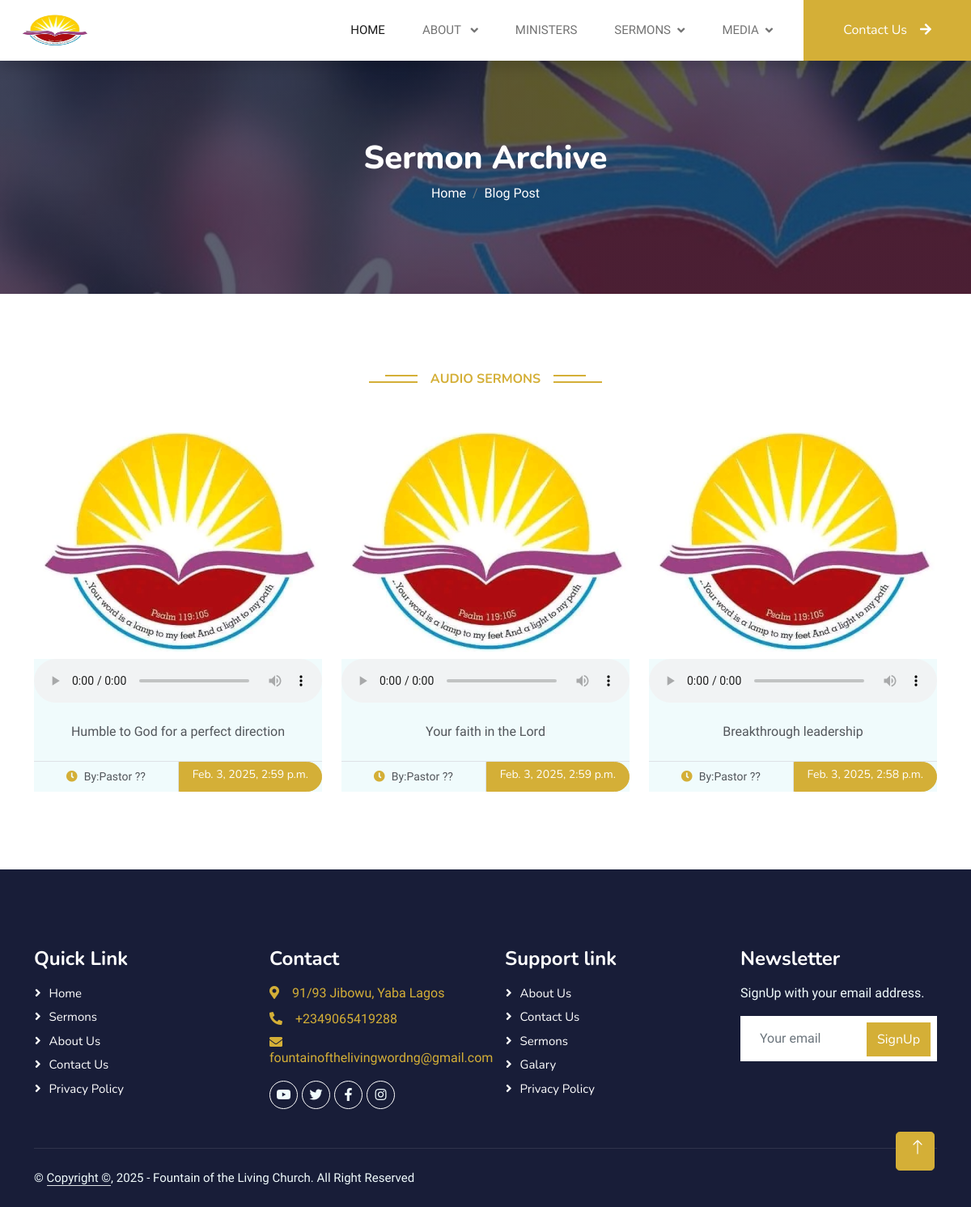
Page /audio_sermons/ on the committed database.
### fountain/models.py (models this page shows, shortened)
class ChurchAudioSermons(models.Model):
    audio_Sermons_time = models.CharField(max_length=255, blank=True, null=True)
    audio_sermons_title = models.TextField(max_length=255)
    audio_sermons_preach_by = models.CharField(max_length=100, blank=True, null=True)
    audio_sermons = models.FileField(upload_to='audio/')
    audio_sermons_publish_date = models.DateTimeField (auto_now_add= True)
    audio_sermons_author = models.ForeignKey(User, on_delete=models.CASCADE)
    class Meta:
        ordering =['-audio_sermons_publish_date']

### fountain/views.py (the view)
# urls.py: path('audio_sermons/', SermonsAudioView.as_view(), name="audio_sermons"),
class SermonsAudioView(ListView):
    model = ChurchAudioSermons
    template_name = 'fountainchurch/audio_sermons.html'

### templates/fountainchurch/audio_sermons.html (shortened to what this page needs)
{% extends "base.html" %}
{% load static %}
{% block content%}
    <div class="container-fluid bg-primary py-5 mb-5 page-header">
        <div class="container py-5">
            <div class="row justify-content-center">
                <div class="col-lg-10 text-center">
                    <h6 class="display-6 text-white animated slideInDown">Sermon Archive</h6>
                    <nav aria-label="breadcrumb">
                        <ol class="breadcrumb justify-content-center">
                            <li class="breadcrumb-item"><a class="text-white" href="{% url 'home' %}">Home</a></li>
                            <li class="breadcrumb-item"><a class="text-white" href="{% url 'blog' %}">Blog Post</a></li>
                        </ol>
                    </nav>
                </div>
            </div>
        </div>
    </div>
    <div class="container-xxl py-5">
        <div class="container">
            <div class="text-center wow fadeInUp" data-wow-delay="0.1s">
                <h6 class="section-title bg-white text-center text-primary px-3">Audio Sermons</h6>
            </div><br><br>
            <div class="row g-4 justify-content-center">
                {% for post in object_list %}
                <div class="col-lg-4 col-md-6 wow fadeInUp" data-wow-delay="0.1s">
                    <div class="course-item bg-light">
                        <div class="position-relative overflow-hidden">
                            <a href="{%  url 'audio_sermons_detail' post.pk %}">
                                <img src="{% static 'img/logo.jpg' %}" class="img-fluid" alt="Default Sermon Image" style="object-fit: cover;width:100%; height: 280px;">
                            </a>
                                <audio loop controls width="100%" height="40%" style="width: 100%; object-fit: cover; border-radius: 5px;">
                                    <source src="{{ post.audio_sermons.url }}" type="audio/mp4">
                                </audio>
                        </div>
                        <div class="text-center p-4 pb-0">
                            <p class="mb-4">{{ post.audio_sermons_title|truncatechars:40 }}</p>
                        </div>
                        <div class="d-flex border-top">
                            <small class="flex-fill text-center border-end py-2"><i class="fa fa-clock text-primary me-2"></i>By:{{ post.audio_sermons_preach_by }}</small>
                            <a href="{%  url 'audio_sermons_detail' post.pk %}" class="flex-shrink-0 btn btn-sm btn-primary px-3" style="border-radius: 0 30px 30px 0;">{{ post.audio_sermons_publish_date }}</a>
                        </div>
                    </div>
                </div>
                {% endfor %}
            </div>
        </div>
    </div>
{% endblock %}

### static/css/style.css (style rules this page uses)
.btn { font-family: 'Nunito', sans-serif; font-weight: 600; transition: .5s; }
h1, .h1, h2, .h2, h3, .h3, h4, .h4, h5, .h5, h6, .h6 { margin-top: 0; margin-bottom: .5rem; font-family: sans-serif; font-weight: 700; line-height: 1.2; color: #181d38; }
body { margin: 0; font-family: sans-serif; font-size: 1rem; font-weight: 400; line-height: 1.5; color: #52565b; background-color: #fff; -webkit-text-size-adjust: 100%; -webkit-tap-highlight-color: rgba(0, 0, 0, 0); }
h1, .h1, h2, .h2, h3, .h3, h4, .h4, h5, .h5, h6, .h6 { margin-top: 0; margin-bottom: .5rem; font-family: Georgia; font-weight: 700; line-height: 1.2; color: #181d38; }
.btn.btn-primary, .btn.btn-secondary { color: #FFFFFF; }
.page-header { background: linear-gradient(rgba(24, 29, 56, .7), rgba(24, 29, 56, .7)), url(../img/carousel-1.jpg); background-position: center center; background-repeat: no-repeat; background-size: cover; }
.breadcrumb-item + .breadcrumb-item::before { color: var(--light); }
.section-title { position: relative; display: inline-block; text-transform: uppercase; }
.section-title::before { position: absolute; content: ""; width: calc(100% + 80px); height: 2px; top: 4px; left: -40px; background: var(--primary); z-index: -1; }
.section-title::after { position: absolute; content: ""; width: calc(100% + 120px); height: 2px; bottom: 5px; left: -60px; background: var(--primary); z-index: -1; }
.category img, .course-item img { transition: .5s; }

### rows in the picture
ChurchAudioSermons: audio_sermons_title "Humble to God for a perfect direction", audio_sermons_preach_by "Pastor ??", audio_sermons_publish_date "Feb. 3, 2025, 2:59 p.m."
ChurchAudioSermons: audio_sermons_title "Your faith in the Lord", audio_sermons_preach_by "Pastor ??", audio_sermons_publish_date "Feb. 3, 2025, 2:59 p.m."
ChurchAudioSermons: audio_sermons_title "Breakthrough leadership", audio_sermons_preach_by "Pastor ??", audio_sermons_publish_date "Feb. 3, 2025, 2:58 p.m."
